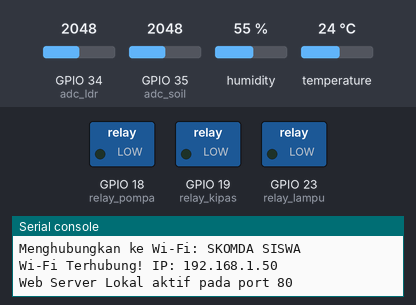
Simulated run of this program. Board: ESP32 board running MicroPython. Shown: switched loads named in the program (green lamp = pin HIGH), the last lines printed to the serial console. The inputs (shaded band) are chosen by the test bench; at power-on: temperature 24 °C, GPIO 35 (adc_soil) = 2048, GPIO 34 (adc_ldr) = 2048, humidity 55 % (analog values on the 0–4095 scale). WiFi joins after 1.5 s; web requests get an empty 200 reply after 0.4 s.

Above: at 2.7 s.
2.8 s: temperature set to 28 °C
8.4 s: temperature set to 31 °C
At 14.0 s:
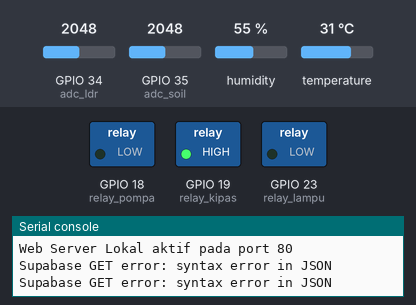
14.3 s: GPIO 35 (adc_soil) set to 2407
19.9 s: GPIO 35 (adc_soil) set to 2511
At 25.3 s:
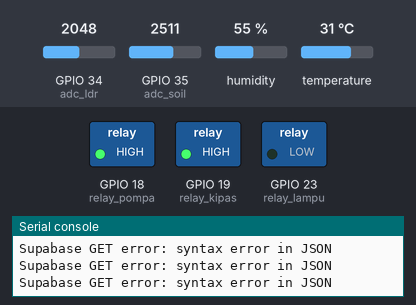
26.0 s: GPIO 34 (adc_ldr) set to 1693
31.6 s: GPIO 34 (adc_ldr) set to 1601
At 37.6 s:
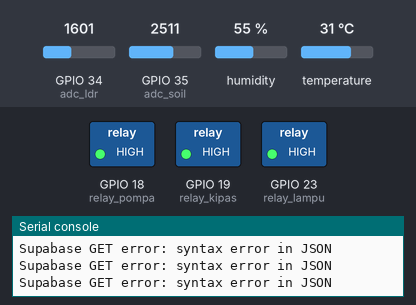
Timing chart, 0 to 38.8 s (numbered marks = the images above; inputs shaded):
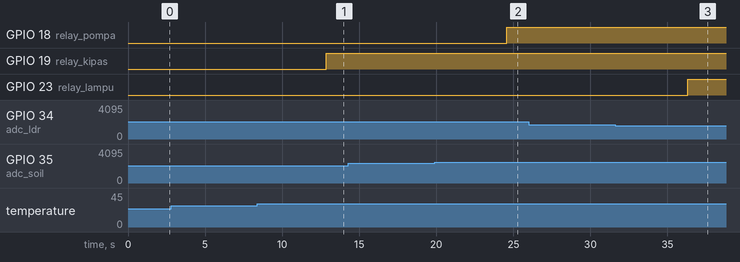

Measured:
- the behaviour switches between 29 and 30 °C on temperature (found by bisection; images 0 and 1)
- the behaviour switches between 2465 and 2466 on GPIO 35 (adc_soil) (found by bisection; images 1 and 2)
- the behaviour switches between 1638 and 1637 on GPIO 34 (adc_ldr) (found by bisection; images 2 and 3)
- after the input at 8.4 s, GPIO 19 (relay_kipas): LOW → HIGH after 4.5 s
- after the input at 19.9 s, GPIO 18 (relay_pompa): LOW → HIGH after 4.7 s
- after the input at 31.6 s, GPIO 23 (relay_lampu): LOW → HIGH after 4.7 s

The program:

main.py
```python
import gc
import time
import json
import network
import socket
import dht
import urequests
from machine import Pin, ADC
import ai_model

# ================= KONFIGURASI WI-FI & CLOUD =================
SSID = "SKOMDA SISWA"
PASSWORD = ""

SUPABASE_URL = "https://jhkeatsnboshufjutpzy.supabase.co/rest/v1/greenhouse?id=eq.1"
SUPABASE_KEY = "eyJhbGciOiJIUzI1NiIsInR5cCI6IkpXVCJ9.eyJpc3MiOiJzdXBhYmFzZSIsInJlZiI6Impoa2VhdHNuYm9zaHVmanV0cHp5Iiwicm9sZSI6ImFub24iLCJpYXQiOjE3OTU1ODYyNDQsImV4cCI6MjExMTE2MjI0NH0.FlplmWO-Tx9i-_Vub839li2PU0JsSgMBALsT3Hm9XW8"

SUPABASE_HEADERS = {
    "apikey": SUPABASE_KEY,
    "Authorization": "Bearer " + SUPABASE_KEY,
    "Content-Type": "application/json",
    "Prefer": "return=minimal",
}

# ================= KONFIGURASI PIN ESP32 =================
DHT_PIN = 4
LDR_PIN = 34
SOIL_PIN = 35

SOIL_DRY = 3500
SOIL_WET = 1200

RELAY_POMPA_PIN = 18
RELAY_KIPAS_PIN = 19
RELAY_LAMPU_PIN = 23
RELAY_ACTIVE_LOW = False

# Inisialisasi Hardware
dht_sensor = dht.DHT11(Pin(DHT_PIN))

adc_ldr = ADC(Pin(LDR_PIN))
adc_ldr.atten(ADC.ATTN_11DB)
adc_ldr.width(ADC.WIDTH_12BIT)

adc_soil = ADC(Pin(SOIL_PIN))
adc_soil.atten(ADC.ATTN_11DB)
adc_soil.width(ADC.WIDTH_12BIT)

relay_pompa = Pin(RELAY_POMPA_PIN, Pin.OUT)
relay_kipas = Pin(RELAY_KIPAS_PIN, Pin.OUT)
relay_lampu = Pin(RELAY_LAMPU_PIN, Pin.OUT)


def set_relay(dev, state_on):
    """Mengatur relay dengan mempertimbangkan logika ACTIVE_LOW."""
    val = 1 if state_on else 0
    if RELAY_ACTIVE_LOW:
        val = 0 if state_on else 1
    dev.value(val)


# Matikan semua relay saat boot
set_relay(relay_pompa, False)
set_relay(relay_kipas, False)
set_relay(relay_lampu, False)

# ================= STATE SISTEM & HISTORY =================
state = {
    "tanaman": "monstera",
    "suhu": 26,
    "kelembapan": 65,
    "tanah": 50,
    "cahaya": 55,
    "pompa": 0,
    "kipas": 0,
    "lampu": 0,
    "system_running": 1,
    "control_mode": "ai",
    "th_soil": 45,
    "th_temp": 30,
    "th_light": 40,
}

history = {
    "tanah": [],
    "suhu": [],
    "kelembapan": [],
    "cahaya": [],
}
MAX_HIST = 20

_last_dht_ms = 0


def read_sensors():
    """Membaca DHT11, Soil Moisture, dan LDR dengan aman."""
    global _last_dht_ms
    now = time.ticks_ms()

    if time.ticks_diff(now, _last_dht_ms) >= 2000 or _last_dht_ms == 0:
        try:
            dht_sensor.measure()
            state["suhu"] = dht_sensor.temperature()
            state["kelembapan"] = dht_sensor.humidity()
            _last_dht_ms = now
        except Exception as e:
            print("DHT11 read error:", e)

    # Soil Moisture (%)
    raw_soil = adc_soil.read()
    soil_pct = (SOIL_DRY - raw_soil) * 100 // (SOIL_DRY - SOIL_WET)
    if soil_pct < 0:
        soil_pct = 0
    elif soil_pct > 100:
        soil_pct = 100
    state["tanah"] = soil_pct

    # LDR (%)
    raw_ldr = adc_ldr.read()
    light_pct = raw_ldr * 100 // 4095
    if light_pct < 0:
        light_pct = 0
    elif light_pct > 100:
        light_pct = 100
    state["cahaya"] = light_pct


def push_history():
    for k in ("tanah", "suhu", "kelembapan", "cahaya"):
        arr = history[k]
        arr.append(state[k])
        if len(arr) > MAX_HIST:
            arr.pop(0)


def eval_automation():
    """Menentukan status pompa, kipas, dan lampu berdasarkan mode AI atau Slider."""
    if int(state["system_running"]) != 1:
        p, k, l = 0, 0, 0
    elif state["control_mode"] == "slider":
        p = 1 if state["tanah"] < int(state["th_soil"]) else 0
        k = 1 if state["suhu"] > int(state["th_temp"]) else 0
        l = 1 if state["cahaya"] < int(state["th_light"]) else 0
    else:
        p, k, l = ai_model.prediksi_ai(
            state["tanaman"],
            state["suhu"],
            state["kelembapan"],
            state["tanah"],
            state["cahaya"],
        )

    state["pompa"] = p
    state["kipas"] = k
    state["lampu"] = l

    set_relay(relay_pompa, p == 1)
    set_relay(relay_kipas, k == 1)
    set_relay(relay_lampu, l == 1)


# ================= WI-FI & SUPABASE SYNC =================
wlan = network.WLAN(network.STA_IF)


def connect_wifi():
    wlan.active(True)
    if wlan.isconnected():
        return True
    print("Menghubungkan ke Wi-Fi:", SSID)
    wlan.connect(SSID, PASSWORD)
    for _ in range(30):
        if wlan.isconnected():
            print("Wi-Fi Terhubung! IP:", wlan.ifconfig()[0])
            return True
        time.sleep_ms(500)
    print("Gagal terhubung ke Wi-Fi")
    return False


def supabase_get():
    """Tarik pengaturan terbaru dari Supabase."""
    if not wlan.isconnected():
        return
    res = None
    try:
        res = urequests.get(SUPABASE_URL, headers=SUPABASE_HEADERS)
        if res.status_code == 200:
            rows = res.json()
            if isinstance(rows, list) and len(rows) > 0:
                row = rows[0]
                for key in ("tanaman", "system_running", "control_mode", "th_soil", "th_temp", "th_light"):
                    if key in row and row[key] is not None:
                        state[key] = row[key]
        else:
            print("Supabase GET status:", res.status_code)
    except Exception as e:
        print("Supabase GET error:", e)
    finally:
        if res:
            res.close()
        gc.collect()


def supabase_patch(payload):
    """Kirim PATCH data ke Supabase."""
    if not wlan.isconnected():
        return
    res = None
    try:
        res = urequests.patch(SUPABASE_URL, headers=SUPABASE_HEADERS, data=json.dumps(payload))
        if res.status_code not in (200, 204):
            print("Supabase PATCH status:", res.status_code)
    except Exception as e:
        print("Supabase PATCH error:", e)
    finally:
        if res:
            res.close()
        gc.collect()


def sync_cloud():
    """Siklus sinkronisasi dua arah dengan Supabase."""
    supabase_get()
    read_sensors()
    push_history()
    eval_automation()
    supabase_patch({
        "suhu": state["suhu"],
        "kelembapan": state["kelembapan"],
        "tanah": state["tanah"],
        "cahaya": state["cahaya"],
        "pompa": state["pompa"],
        "kipas": state["kipas"],
        "lampu": state["lampu"],
    })


# ================= WEB SERVER LOKAL (STREAMING CHUNK) =================
HTML_PAGE = """<!DOCTYPE html>
<html lang="id">
<head>
<meta charset="UTF-8"><meta name="viewport" content="width=device-width,initial-scale=1">
<title>ESP32 Smart Greenhouse</title>
<style>
:root{--bg:#0b1310;--card:#121f1a;--bdr:#253d33;--txt:#ecfdf5;--mut:#94b3a6;--pri:#10b981;--dan:#ef4444}
*{box-sizing:border-box;margin:0;padding:0}
body{font-family:system-ui,sans-serif;background:var(--bg);color:var(--txt);padding:16px}
.wrap{max-width:960px;margin:0 auto;display:flex;flex-direction:column;gap:14px}
.card{background:var(--card);border:1px solid var(--bdr);border-radius:14px;padding:14px}
.row{display:flex;flex-wrap:wrap;justify-content:space-between;align-items:center;gap:10px}
.grid4{display:grid;grid-template-columns:repeat(auto-fit,minmax(190px,1fr));gap:12px}
.grid3{display:grid;grid-template-columns:repeat(3,1fr);gap:10px}
.val{font-size:1.7rem;font-weight:800;margin:4px 0}
.mut{color:var(--mut);font-size:.82rem}
select,input,button{background:#182a23;color:var(--txt);border:1px solid var(--bdr);border-radius:8px;padding:8px 10px;font-size:.9rem}
button{cursor:pointer;font-weight:700}
.pri{background:var(--pri);color:#042f2e;border:none}
.dan{background:var(--dan);color:#fff;border:none}
.rbox{background:#182a23;border:1px solid var(--bdr);border-radius:10px;padding:10px;text-align:center}
.rbox.on{border-color:var(--pri);background:rgba(16,185,129,.14)}
svg{width:100%;height:34px;display:block}
.hide{display:none}
</style>
</head>
<body>
<div class="wrap">
  <div class="card row">
    <div><h2>🌿 ESP32 Smart Greenhouse</h2><div class="mut">Web Lokal + Sinkronisasi Cloud Supabase</div></div>
    <select id="plant"></select>
  </div>
  <div class="grid4">
    <div class="card"><div class="mut">💧 Tanah</div><div class="val" id="vSoil">--%</div><svg id="sSoil"></svg></div>
    <div class="card"><div class="mut">🌡️ Suhu</div><div class="val" id="vTemp">--°C</div><svg id="sTemp"></svg></div>
    <div class="card"><div class="mut">💨 Kelembapan</div><div class="val" id="vHum">--%</div><svg id="sHum"></svg></div>
    <div class="card"><div class="mut">☀️ Cahaya</div><div class="val" id="vLight">--%</div><svg id="sLight"></svg></div>
  </div>
  <div class="card">
    <div class="row" style="margin-bottom:10px">
      <strong>⚙️ Kontrol Otomasi</strong>
      <span id="runBadge" class="mut">--</span>
    </div>
    <div class="grid3" style="margin-bottom:10px">
      <div class="rbox" id="bPompa">🚿 Pompa<br><b id="rPompa">OFF</b></div>
      <div class="rbox" id="bKipas">🌀 Kipas<br><b id="rKipas">OFF</b></div>
      <div class="rbox" id="bLampu">💡 Lampu<br><b id="rLampu">OFF</b></div>
    </div>
    <div class="row" style="margin-bottom:10px">
      <button class="pri" onclick="upd({system_running:1})">▶ START</button>
      <button class="dan" onclick="upd({system_running:0})">■ STOP</button>
      <button id="btnMode" style="flex:1" onclick="toggleMode()">Mode: AI</button>
    </div>
    <div id="sliders" class="hide" style="display:flex;flex-direction:column;gap:8px">
      <label class="mut">Tanah (&lt;<span id="lS">45</span>%) <input type="range" id="iS" min="10" max="90" style="width:100%"></label>
      <label class="mut">Suhu (&gt;<span id="lT">30</span>°C) <input type="range" id="iT" min="15" max="40" style="width:100%"></label>
      <label class="mut">Cahaya (&lt;<span id="lL">40</span>%) <input type="range" id="iL" min="5" max="95" style="width:100%"></label>
    </div>
  </div>
  <div class="card">
    <strong style="display:block;margin-bottom:8px">✨ Tanya AI (Gemini)</strong>
    <div class="row" style="margin-bottom:8px">
      <input type="password" id="gKey" placeholder="Gemini API Key" style="flex:1">
      <button onclick="saveKey()">Simpan Key</button>
    </div>
    <div class="row" style="margin-bottom:8px">
      <input type="text" id="qAi" placeholder="Tanya kondisi tanaman..." style="flex:1">
      <button class="pri" onclick="askAi()">Kirim</button>
    </div>
    <div id="aAi" class="mut" style="white-space:pre-wrap">Siap membantu perawatan tanaman.</div>
  </div>
</div>
<script>
const PLANTS=["aglaonema","alocasia","anggrek_bulan","anthurium","begonia_rex","calathea","fittonia","kaktus_mini","kamboja_jepang","keladi_hias","krisan_mini","lidah_buaya","lidah_mertua","maranta","mawar_mini","monstera","pakis_boston","peace_lily","peperomia","philodendron","pilea","sirih_gading","spider_plant","sukulen_echeveria","tillandsia"];
const sel=document.getElementById("plant");
PLANTS.forEach(p=>{const o=document.createElement("option");o.value=p;o.textContent=p.replace(/_/g," ").toUpperCase();sel.appendChild(o);});
let cur={};
function spark(id,arr,col){
  const el=document.getElementById(id);if(!arr||arr.length<2){el.innerHTML="";return;}
  const mn=Math.min(...arr),mx=Math.max(...arr),rg=mx-mn||1;
  const pts=arr.map((v,i)=>`${(i/(arr.length-1))*100},${30-((v-mn)/rg)*26}`).join(" ");
  el.innerHTML=`<polyline fill="none" stroke="${col}" stroke-width="2" points="${pts}"/>`;
}
function render(d){
  cur=d;sel.value=d.tanaman;
  document.getElementById("vSoil").textContent=d.tanah+"%";
  document.getElementById("vTemp").textContent=d.suhu+"°C";
  document.getElementById("vHum").textContent=d.kelembapan+"%";
  document.getElementById("vLight").textContent=d.cahaya+"%";
  if(d.history){
    spark("sSoil",d.history.tanah,"#10b981");
    spark("sTemp",d.history.suhu,"#f59e0b");
    spark("sHum",d.history.kelembapan,"#38bdf8");
    spark("sLight",d.history.cahaya,"#eab308");
  }
  [["Pompa",d.pompa],["Kipas",d.kipas],["Lampu",d.lampu]].forEach(([n,v])=>{
    document.getElementById("b"+n).className="rbox"+(v?" on":"");
    document.getElementById("r"+n).textContent=v?"ON":"OFF";
  });
  document.getElementById("runBadge").textContent=d.system_running?"BERJALAN":"BERHENTI";
  const isS=d.control_mode==="slider";
  document.getElementById("btnMode").textContent=isS?"Mode: SLIDER":"Mode: AI";
  document.getElementById("sliders").className=isS?"":"hide";
  document.getElementById("iS").value=d.th_soil;document.getElementById("lS").textContent=d.th_soil;
  document.getElementById("iT").value=d.th_temp;document.getElementById("lT").textContent=d.th_temp;
  document.getElementById("iL").value=d.th_light;document.getElementById("lL").textContent=d.th_light;
}
async function load(){try{const r=await fetch("/api/status");render(await r.json());}catch(e){}}
async function upd(p){await fetch("/api/update",{method:"POST",headers:{"Content-Type":"application/json"},body:JSON.stringify(p)});load();}
sel.onchange=()=>upd({tanaman:sel.value});
function toggleMode(){upd({control_mode:cur.control_mode==="ai"?"slider":"ai"});}
[["iS","lS","th_soil"],["iT","lT","th_temp"],["iL","lL","th_light"]].forEach(([i,l,k])=>{
  const el=document.getElementById(i);
  el.oninput=()=>document.getElementById(l).textContent=el.value;
  el.onchange=()=>upd({[k]:Number(el.value)});
});
document.getElementById("gKey").value=localStorage.getItem("gh_gemini_key")||"";
function saveKey(){localStorage.setItem("gh_gemini_key",document.getElementById("gKey").value.trim());}
async function askAi(){
  const k=document.getElementById("gKey").value.trim(),q=document.getElementById("qAi").value.trim(),out=document.getElementById("aAi");
  if(!k||!q){out.textContent="Isi API Key & pertanyaan dulu.";return;}
  out.textContent="Memproses...";
  const prompt=`Asisten tanaman greenhouse. Jawab singkat Bahasa Indonesia tanpa markdown. Tanaman:${cur.tanaman}, Tanah:${cur.tanah}%, Suhu:${cur.suhu}C, Lembap:${cur.kelembapan}%, Cahaya:${cur.cahaya}%. Tanya:${q}`;
  try{
    const r=await fetch(`https://generativelanguage.googleapis.com/v1beta/models/gemini-2.5-flash:generateContent?key=${encodeURIComponent(k)}`,{method:"POST",headers:{"Content-Type":"application/json"},body:JSON.stringify({contents:[{parts:[{text:prompt}]}]})});
    const j=await r.json();out.textContent=(j.candidates?.[0]?.content?.parts?.[0]?.text||"Gagal").replace(/[*#`]/g,"");
  }catch(e){out.textContent="Error: "+e.message;}
}
load();setInterval(load,4000);
</script>
</body>
</html>"""


def send_chunked(conn, data_str):
    """Mengirim data besar via memoryview per 1024 byte agar aman untuk RAM ESP32."""
    raw = data_str.encode("utf-8")
    mv = memoryview(raw)
    total = len(mv)
    sent = 0
    while sent < total:
        end = sent + 1024
        if end > total:
            end = total
        conn.sendall(mv[sent:end])
        sent = end
    del mv
    del raw
    gc.collect()


def handle_http(conn):
    try:
        conn.settimeout(2.0)
        req = conn.recv(2048)
        if not req:
            return
        req_str = req.decode("utf-8", "ignore")
        first_line = req_str.split("\r\n", 1)[0]
        parts = first_line.split(" ")
        if len(parts) < 2:
            return
        method, path = parts[0], parts[1]

        if method == "GET" and path == "/api/status":
            body = json.dumps({
                "tanaman": state["tanaman"],
                "suhu": state["suhu"],
                "kelembapan": state["kelembapan"],
                "tanah": state["tanah"],
                "cahaya": state["cahaya"],
                "pompa": state["pompa"],
                "kipas": state["kipas"],
                "lampu": state["lampu"],
                "system_running": state["system_running"],
                "control_mode": state["control_mode"],
                "th_soil": state["th_soil"],
                "th_temp": state["th_temp"],
                "th_light": state["th_light"],
                "history": history,
            })
            conn.sendall(b"HTTP/1.1 200 OK\r\nContent-Type: application/json\r\nConnection: close\r\n\r\n")
            send_chunked(conn, body)

        elif method == "POST" and path == "/api/update":
            idx = req_str.find("\r\n\r\n")
            body_str = req_str[idx + 4:] if idx != -1 else "{}"
            try:
                data = json.loads(body_str)
            except Exception:
                data = {}
            patch_payload = {}
            for key in ("tanaman", "system_running", "control_mode", "th_soil", "th_temp", "th_light"):
                if key in data:
                    state[key] = data[key]
                    patch_payload[key] = data[key]

            eval_automation()
            patch_payload["pompa"] = state["pompa"]
            patch_payload["kipas"] = state["kipas"]
            patch_payload["lampu"] = state["lampu"]
            supabase_patch(patch_payload)

            conn.sendall(b"HTTP/1.1 200 OK\r\nContent-Type: application/json\r\nConnection: close\r\n\r\n{\"ok\":true}")

        else:
            conn.sendall(b"HTTP/1.1 200 OK\r\nContent-Type: text/html; charset=utf-8\r\nConnection: close\r\n\r\n")
            send_chunked(conn, HTML_PAGE)
    except Exception as e:
        print("HTTP error:", e)
    finally:
        try:
            conn.close()
        except Exception:
            pass
        gc.collect()


def main():
    connect_wifi()
    read_sensors()
    push_history()
    eval_automation()

    srv = socket.socket(socket.AF_INET, socket.SOCK_STREAM)
    srv.setsockopt(socket.SOL_SOCKET, socket.SO_REUSEADDR, 1)
    srv.bind(("0.0.0.0", 80))
    srv.listen(4)
    srv.settimeout(0.25)
    print("Web Server Lokal aktif pada port 80")

    last_sync_ms = time.ticks_ms()

    while True:
        # 1. Layani request Web Server Lokal (non-blocking timeout)
        try:
            conn, _ = srv.accept()
            handle_http(conn)
        except OSError:
            pass

        # 2. Sinkronisasi Cloud Supabase setiap 5 detik
        now = time.ticks_ms()
        if time.ticks_diff(now, last_sync_ms) >= 5000:
            if not wlan.isconnected():
                connect_wifi()
            sync_cloud()
            last_sync_ms = time.ticks_ms()


if __name__ == "__main__":
    main()
```

Source omitted: ai_model.py (2885 bytes)
